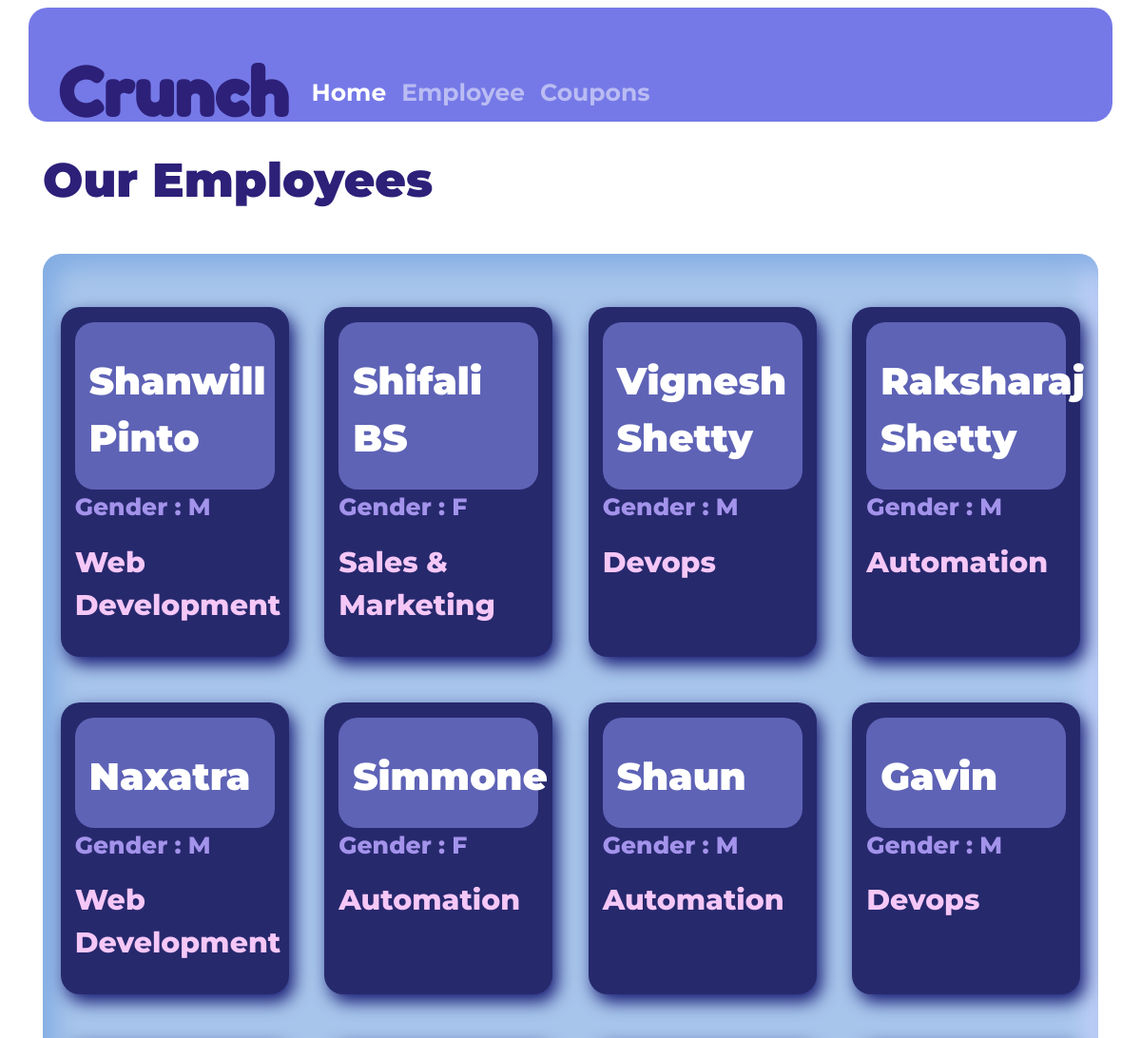
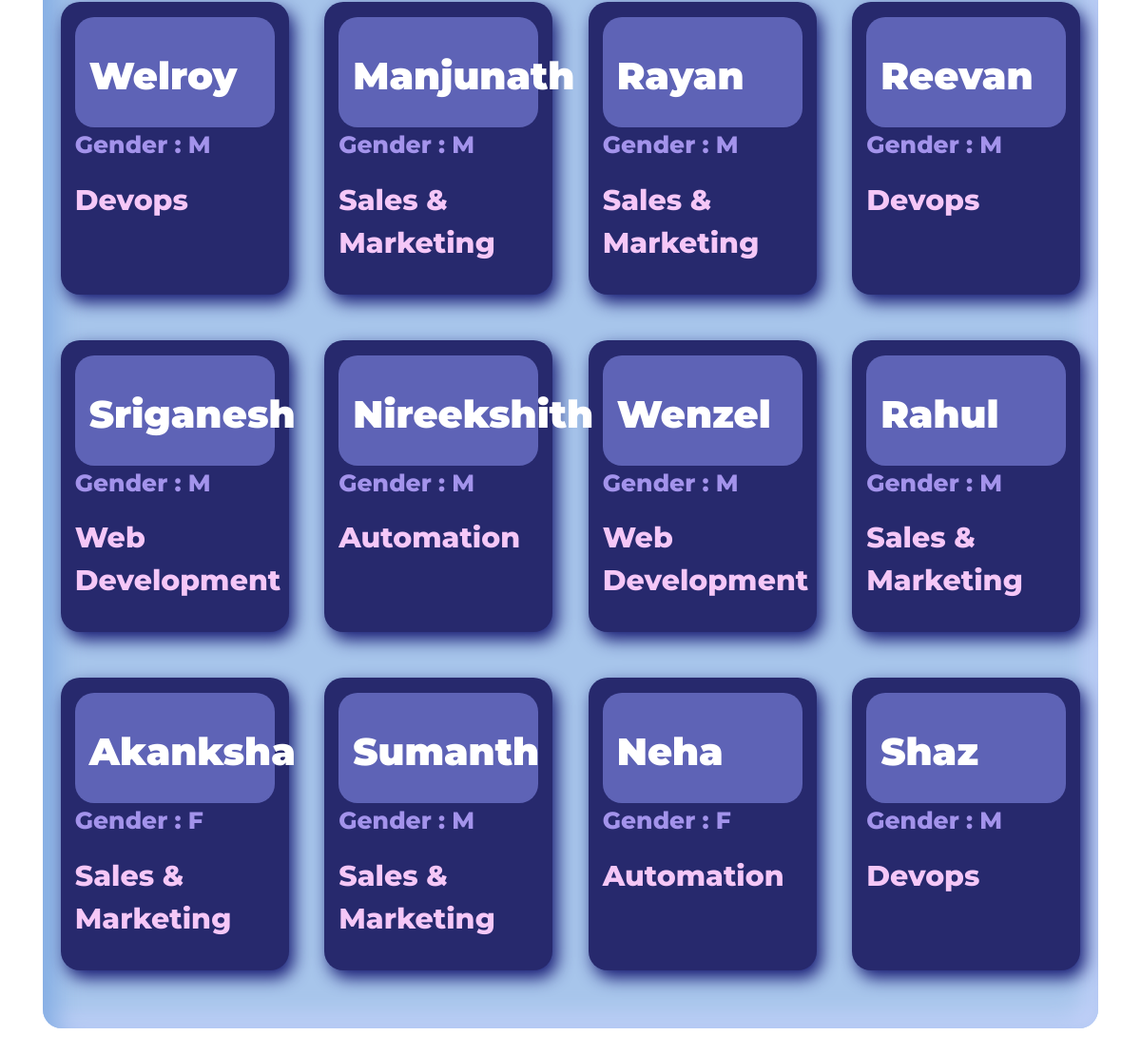
Page /employee.php on the committed database (2 pictures, top to bottom).
### tables this page shows
CREATE TABLE `employee` (
  `emp_id` int(11) NOT NULL,
  `emp_name` varchar(100) DEFAULT NULL,
  `gender` varchar(1) DEFAULT NULL,
  `dept_id` int(11) DEFAULT NULL
);

CREATE TABLE `department` (
  `dept_id` int(11) NOT NULL,
  `dept_name` varchar(100) DEFAULT NULL,
  `dept_head` varchar(100) DEFAULT NULL,
  `dept_head_id` int(11) DEFAULT NULL
);

### php/CreateDb.php (called while the page is built, shortened)
<?php
class CreateDb
{
        public $con;
    public function __construct(
        $dbname = "crunch",
        $tablename = "fooditems",
        $servername = "localhost",
        $username = "root",
        $password = "root"
    )
    {
        $this->con = mysqli_connect($servername, $username, $password);
        $sql = "CREATE DATABASE IF NOT EXISTS $dbname";
        if(mysqli_query($this->con, $sql)){
            $this->con = mysqli_connect($servername, $username, $password, $dbname);
        }else{
            return false;
        }
    }
    public function getemployee(){
        $sql = "SELECT emp_name,gender,dept_name FROM employee JOIN department where employee.dept_id = department.dept_id";
        $empdata = mysqli_query($this->con, $sql);
        if(mysqli_num_rows($empdata)>0){
            return $empdata;
        }
    }
}

### php/cmp.php (the view, shortened to what this page needs)
<?php
function emp($name,$gender,$dep){
  $work = "
            <div class=\"container py-3 mb-5\" style=\"border-radius: 20px;width: 20vw;height: auto;background: #27296d;box-shadow: 5px 8px 18px #141771;\">
              <div class=\"row\">
                  <div class=\"col\">
                    <div class=\"container py-2\" style=\"width:auto;height:auto;border-radius:20px;background:#5e63b6;\">
                      <br>
                      <p style=\"font-family: 'Montserrat';font-weight: 900;font-size: 40px;color: #fff;\">$name</p>
                    </div>
                      <p style=\"font-family: 'Montserrat';font-weight: 800;font-size: 25px;color: #a393eb;\">Gender : $gender</p>
                      <p style=\"font-family: 'Montserrat';font-weight: 800;font-size: 30px;color: #f5c7f7;\">$dep</p>
                  </div>
              </div>
            </div>
  ";
  echo $work;
}

### rows in the picture
employee: emp_name "Shanwill Pinto", gender "M"
department: dept_name "Web Development Web Development Web Development Web Development"
employee: emp_name "Shifali BS", gender "F"
department: dept_name "Sales & Marketing Sales & Marketing Sales & Marketing Sales & Marketing Sales & Marketing Sales & Marketing"
employee: emp_name "Vignesh Shetty", gender "M"
department: dept_name "Devops Devops Devops Devops Devops"
employee: emp_name "Raksharaj Shetty", gender "M"
department: dept_name "Automation Automation Automation Automation Automation"
employee: emp_name "Naxatra", gender "M"
employee: emp_name "Simmone", gender "F"
employee: emp_name "Shaun", gender "M"
employee: emp_name "Gavin", gender "M"
employee: emp_name "Welroy", gender "M"
employee: emp_name "Manjunath", gender "M"
employee: emp_name "Rayan", gender "M"
employee: emp_name "Reevan", gender "M"
employee: emp_name "Sriganesh", gender "M"
employee: emp_name "Nireekshith", gender "M"
employee: emp_name "Wenzel", gender "M"
employee: emp_name "Rahul", gender "M"
employee: emp_name "Akanksha", gender "F"
employee: emp_name "Sumanth", gender "M"
employee: emp_name "Neha", gender "F"
employee: emp_name "Shaz", gender "M"
